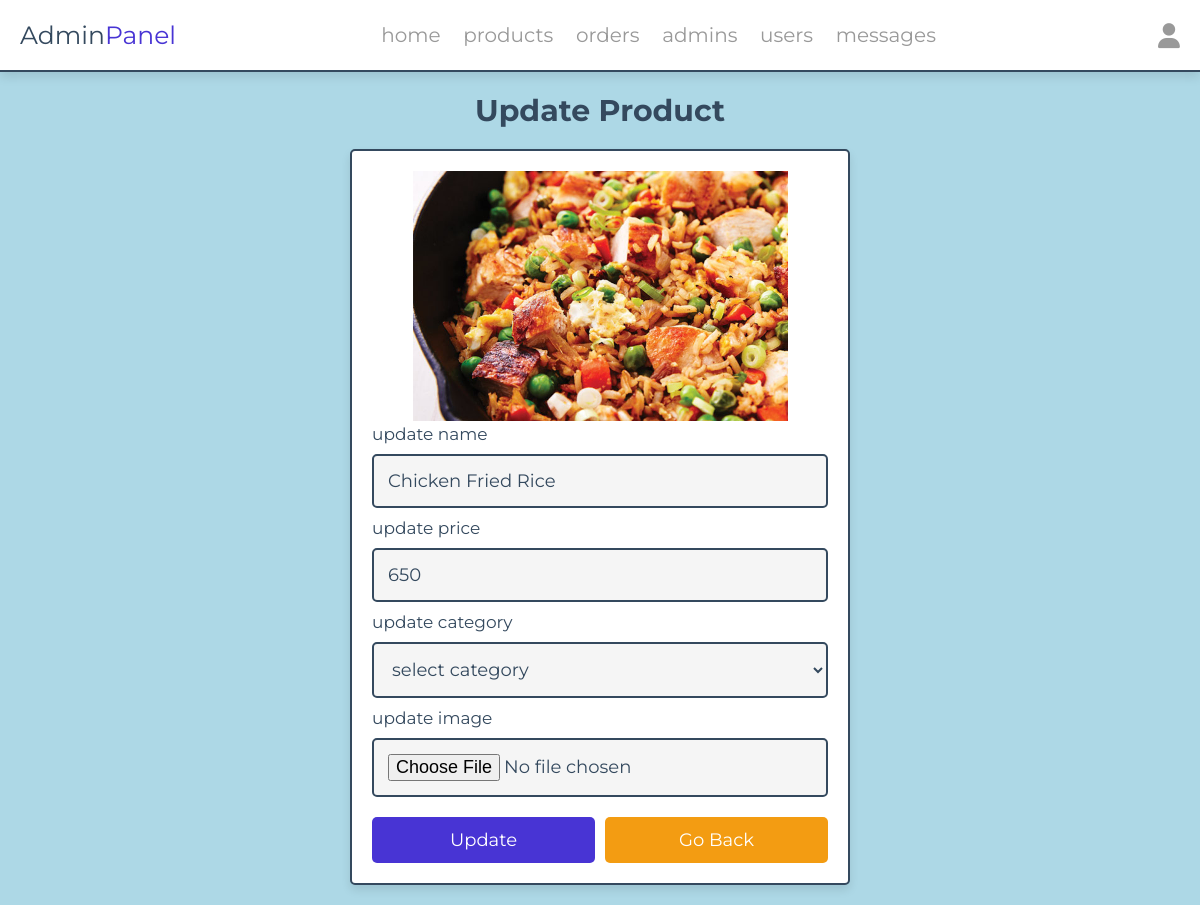
/admin/rice_up.php?update=2 (signed in), run on the app's committed database.
### tables this page shows
CREATE TABLE `rice` (
  `id` int(100) NOT NULL,
  `name` varchar(100) NOT NULL,
  `price` int(10) NOT NULL,
  `image` varchar(100) NOT NULL,
  `category` varchar(100) NOT NULL
);

### admin/rice_up.php (the view, shortened to what this page needs)
<?php
include '../components/connect.php';
?>
<!DOCTYPE html>
<html lang="en">
<head>
   <link rel="stylesheet" href="https://cdnjs.cloudflare.com/ajax/libs/font-awesome/6.1.1/css/all.min.css">
   <link rel="stylesheet" href="../css/admin_style.css">
   <link rel="stylesheet" href="../css/das.css">
</head>
<body>
<?php include '../components/admin_header.php' ?>
<section class="update-product">
   <h1 class="heading">Update Product</h1>
   <?php
      $update_id = $_GET['update'];
      $show_products = $conn->prepare("SELECT * FROM `rice` WHERE id = ?");
      $show_products->execute([$update_id]);
      if($show_products->rowCount() > 0){
         while($fetch_products = $show_products->fetch(PDO::FETCH_ASSOC)){
   ?>
   <form action="" method="POST" enctype="multipart/form-data">
      <img src="../uploaded_img/<?= $fetch_products['image']; ?>" alt="">
      <span>update name</span>
      <input type="text" required placeholder="enter product name" name="name" maxlength="100" class="box" value="<?= $fetch_products['name']; ?>">
      <span>update price</span>
      <input type="number" min="0" max="9999999999" required placeholder="enter product price" name="price" onkeypress="if(this.value.length == 10) return false;" class="box" value="<?= $fetch_products['price']; ?>">
      <span>update category</span>
      <select name="category" class="box" required>
         <option selected value="select category">select category</option>
      </select>
      <span>update image</span>
      <input type="file" name="image" class="box" accept="image/jpg, image/jpeg, image/png, image/webp">
      <div class="flex-btn">
         <input type="submit" value="update" class="btn" name="update">
         <a href="rice.php" class="option-btn">go back</a>
      </div>
   </form>
   <?php
         }
      }else{
         echo '<p class="empty">no products added yet!</p>';
      }
   ?>
</section>
</body>
</html>

### css/admin_style.css (style rules this page uses)
:root { --main-color:#4834d4; --red:#e74c3c; --orange:#f39c12; --black:#34495e; --white:#fff; --light-bg:#f5f5f5; --light-color:#999; --border:.2rem solid var(--black); --box-shadow:0 .5rem 1rem rgba(0,0,0,.1); }
* { font-family: 'Montserrat', sans-serif; margin:0; padding:0; box-sizing: border-box; text-decoration: none; outline: none; border:none; }
html { font-size: 62.5%; overflow-x: hidden; }
body { background-color: var(--light-bg); }
section { max-width: 1200px; margin:0 auto; padding:2rem; }
.btn, .delete-btn, .option-btn { display: block; margin-top: 1rem; border-radius: .5rem; cursor: pointer; width: 100%; font-size: 1.8rem; color:var(--white); padding:1.2rem 3rem; text-transform: capitalize; text-align: center; }
.btn { background-color: var(--main-color); }
.option-btn { background-color: var(--orange); }
.flex-btn { display: flex; gap:1rem; }
.heading { text-align: center; margin-bottom: 2rem; text-transform: capitalize; color:var(--black); font-size: 3rem; }
.update-product form { margin:0 auto; max-width: 50rem; background-color: var(--white); border-radius: .5rem; box-shadow: var(--box-shadow); border:var(--border); padding:2rem; }
.update-product form img { height: 25rem; width: 100%; object-fit: contain; }
.update-product form .box { background-color: var(--light-bg); border:var(--border); width: 100%; padding:1.4rem; font-size: 1.8rem; color:var(--black); border-radius: .5rem; margin: 1rem 0; }
.update-product form span { font-size: 1.7rem; color:var(--black); }

### css/das.css (style rules this page uses)
body { background-color:lightblue; }

### data on the page
rice: image (picture), name "Chicken Fried Rice", price "650"
